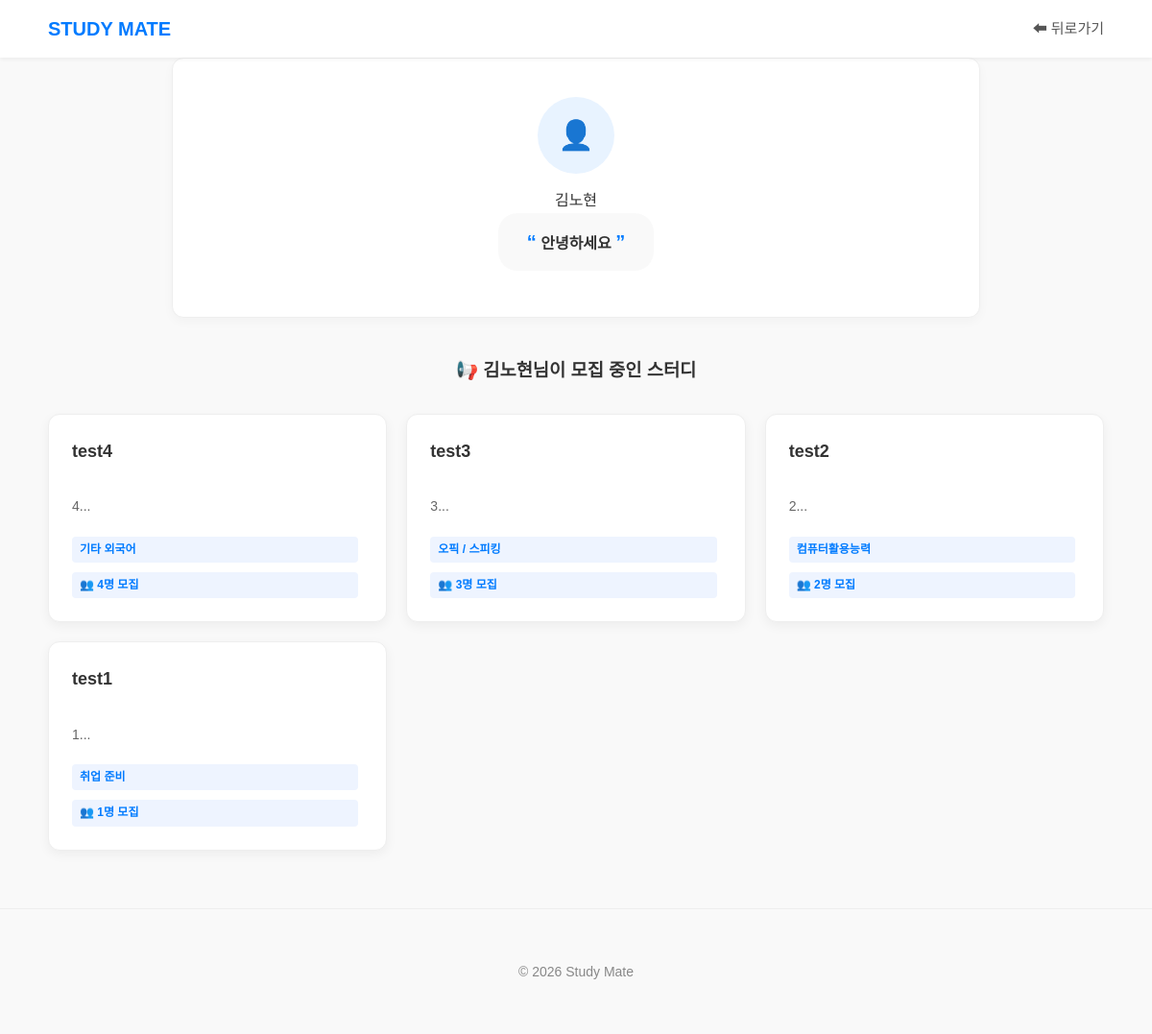
Screenshot of /profile/김노현 with the database file from the repository.
### models.py (models this page shows, shortened)
class User(db.Model):   # 회원장부
    __tablename__ = 'user'
    id = db.Column(db.Integer, primary_key=True)
    userid = db.Column(db.String(50), unique=True, nullable=False)  # 아이디
    password = db.Column(db.String(200), nullable=False)            # 비밀번호
    nickname = db.Column(db.String(50), nullable=False)             # 닉네임
    email = db.Column(db.String(100), unique=True, nullable=False)  # 이메일
    bio = db.Column(db.String(100), nullable=True)

class Study(db.Model):
    __tablename__ = 'study'
    id = db.Column(db.Integer, primary_key=True)
    title = db.Column(db.String(200), nullable=False)    # 제목
    category = db.Column(db.String(50), nullable=False)  # 카테고리
    member_count = db.Column(db.Integer, nullable=False) # 모집인원
    content = db.Column(db.Text, nullable=False)         # 상세내용
    date = db.Column(db.DateTime, default=get_kst_now)   # 작성시간(한국시간)
    writer = db.Column(db.String(50), nullable=False)
    chat_link = db.Column(db.String(300), nullable=True)

### app.py (the view)
@app.route('/profile/<nickname>')
def profile(nickname):
    user = User.query.filter_by(nickname=nickname).first()
    if not user:
        return "존재하지 않는 사용자입니다."
    user_studies = Study.query.filter_by(writer=nickname).order_by(Study.date.desc()).all()
    return render_template('profile.html', target_user=user, studies=user_studies)

### templates/profile.html (shortened to what this page needs)
<!DOCTYPE html>
<html lang="ko">
<head>
    <link rel="stylesheet" href="{{ url_for('static', filename='css/style.css') }}">
</head>
<body>
<header>
    <div class="nav-container">
        <a href="{{ url_for('index') }}" class="logo">STUDY MATE</a>
        <nav class="nav-menu">
            <a href="javascript:history.back()">⬅ 뒤로가기</a>
        </nav>
    </div>
</header>
<div class="profile-header">
    <div class="user-avatar">👤</div>
    <div class="user-nickname">{{ target_user.nickname }}</div>
    <div class="user-bio">
        <span style="color:#007bff; font-weight:bold; font-size:20px;">“</span>
        {{ target_user.bio if target_user.bio else "아직 한줄 소개가 없습니다." }}
        <span style="color:#007bff; font-weight:bold; font-size:20px;">”</span>
    </div>
</div>
<main>
    <section>
        <h3 style="text-align: center; margin-bottom: 30px;">
            📢 {{ target_user.nickname }}님이 모집 중인 스터디
        </h3>
        <div class="study-list">
            {% for study in studies %}
            <a href="{{ url_for('study_detail', study_id=study.id) }}" style="color: inherit; text-decoration: none;">
                <article class="card">
                    <h3>{{ study.title }}</h3>
                    <p style="color: #666; font-size: 14px; margin-bottom: 10px;">
                        {{ study.content[:40] }}...
                    </p>
                    <span class="tag">{{ study.category }}</span>
                    <span class="tag">👥 {{ study.member_count }}명 모집</span>
                </article>
            </a>
            {% endfor %}
        </div>
    </section>
</main>
<footer>
    <p>© 2026 Study Mate</p>
</footer>
</body>
</html>

### static/css/style.css (style rules this page uses)
body { font-family: 'Noto Sans KR', sans-serif; margin: 0; padding: 0; line-height: 1.6; color: #333; background-color: #f9f9f9; }
a { text-decoration: none; color:inherit; }
header { background-color: white; box-shadow: 0 2px 4px rgba(0, 0, 0, 0.05); position: sticky; top: 0; z-index: 1000; }
.nav-container { max-width: 1100px; margin: 0 auto; padding: 0 20px; height: 60px; display: flex; justify-content: space-between; align-items: center; }
.logo { font-size: 20px; font-weight: bold; color: #007bff; }
.nav-menu > a { color: #555; margin-left: 20px; font-size: 15px; transition: color 0.3s; }
main { max-width: 1100px; margin: 40px auto; padding: 0 20px; }
section { margin-bottom: 60px; }
.study-list { display: flex; gap: 20px; flex-wrap: wrap; }
.card { flex: 1; min-width: 280px; background: white; border: 1px solid #eee; padding: 24px; border-radius: 12px; box-shadow: 0 4px 12px rgba(0, 0, 0, 0.05); transition: transform 0.2s, box-shadow 0.2s; }
.card h3 { margin-top: 0; font-size: 18px; }
.tag { display: inline-block; background: #eef4ff; color:#007bff; padding: 4px 8px; border-radius: 4px; font-size: 12px; font-weight: bold; margin-top: 10px; margin-right: 5px; }
footer { text-align: center; padding: 40px; color: #888; font-size: 14px; border-top: 1px solid #eee; margin-top: 60px; }
.profile-section, .profile-header { background: white; padding: 40px 20px; border-radius: 12px; border: 1px solid #eee; margin-bottom: 40px; text-align: center; max-width: 800px; margin-left: auto; margin-right: auto; box-shadow: 0 4px 12px rgba(0,0,0,0.03); }
.profile-icon, .user-avatar { width: 80px; height: 80px; background: #e8f3ff; color: #007bff; border-radius: 50%; display: flex; align-items: center; justify-content: center; font-size: 30px; margin: 0 auto 15px; }
.bio-text, .user-bio { font-size: 16px; font-weight: bold; color: #333; margin-bottom: 8px; word-break: keep-all; line-height: 1.5; }
.user-bio { background: #f9f9f9; padding: 15px 30px; border-radius: 20px; display: inline-block; }
.study-list { display: grid; grid-template-columns: repeat(3, 1fr); gap: 20px; }
.card { width: 100%; height: 100%; box-sizing: border-box; display: flex; flex-direction: column; justify-content: space-between; }

### rows the page displays
User: nickname "김노현", bio "안녕하세요"
Study: title "test4", content "4", category "기타 외국어", member_count "4"
Study: title "test3", content "3", category "오픽 / 스피킹", member_count "3"
Study: title "test2", content "2", category "컴퓨터활용능력", member_count "2"
Study: title "test1", content "1", category "취업 준비", member_count "1"
